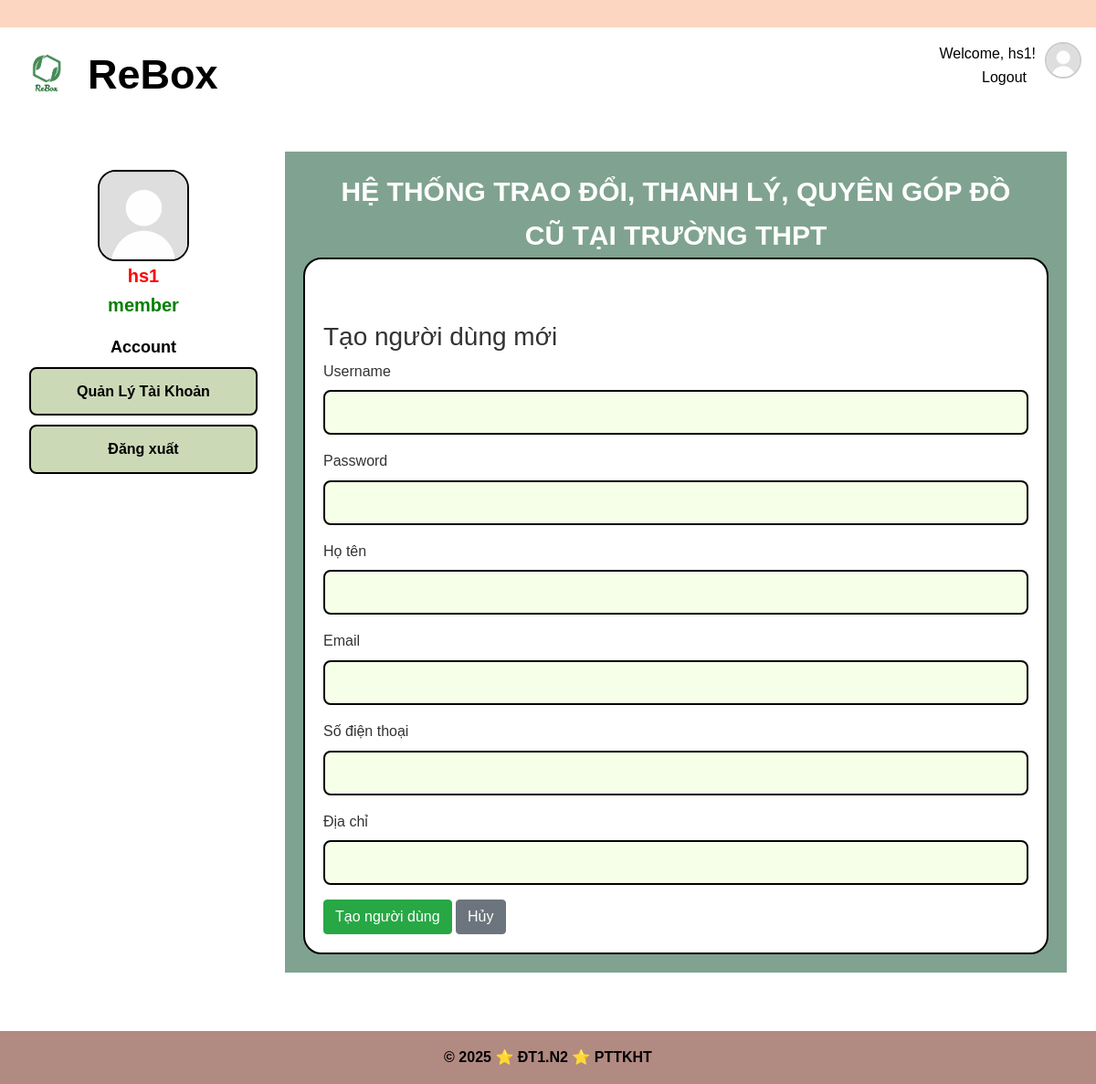
Page /create (signed in) on the committed database.
### app/models/user.py (models this page shows, shortened)
class User(UserMixin, csdl.Model):
    id = csdl.Column(csdl.Integer, primary_key=True)
    username = csdl.Column(csdl.String(50), unique=True, nullable=False)
    password  = csdl.Column(csdl.String(128), nullable=False)
    avatar = csdl.Column(csdl.Text, nullable = True)
    fullname = csdl.Column(csdl.String(120), nullable=False)
    date_of_birth = csdl.Column(csdl.Date, nullable = True)
    gender = csdl.Column(csdl.String(10), nullable = True)
    address = csdl.Column(csdl.Text, nullable = True)
    email = csdl.Column(csdl.String(120), unique=True, nullable=False)
    phone = csdl.Column(csdl.String(20), nullable=True) #co the null
    facebook = csdl.Column(csdl.Text, nullable =True)
    roles = csdl.relationship('Role', secondary='user_role', backref=csdl.backref('users', lazy='dynamic'))
    created_date = csdl.Column(csdl.DateTime, default=datetime.utcnow)  # Thêm dòng này
    def has_role(self, role_name):
        for role in self.roles:
            if role.name == role_name:
                return True
        return False
    def get_role(self):
        return ', '.join(role.name for role in self.roles)

### app/models/role.py (models this page shows)
class Role(csdl.Model):
    id = csdl.Column(csdl.Integer, primary_key=True)
    name = csdl.Column(csdl.String(50), unique=True, nullable=False)  # Tên vai trò: 'admin', 'user', ...

### app/userManagement/routes.py (the view, shortened to what this page needs)
@userManagement_blueprint.route('/create', methods=['GET', 'POST'])
def create_user():
    all_roles = Role.query.all()
    return render_template('userManagement/manage_user.html', action="Create", roles=all_roles)

### app/models/user.py (called while the page is built)
@login_manager.user_loader
def load_user(user_id): #luu ttin user by id da luu trong session login
    return User.query.get(int(user_id)) #doi tuong User chua ttin (username, pass,email, ...)

### app/userManagement/templates/userManagement/manage_user.html (shortened to what this page needs)
{% extends 'manageMenu.html' %} {% block ManagementContent %}
<div class="manager-user-frame">
   {% if action == "Create" %}
  <div class="mt-5">
    <h3>Tạo người dùng mới</h3>
    <form method="POST">
      <div class="mb-3">
        <label for="username" class="form-label">Username</label>
        <input
          type="text"
          class="form-control"
          id="username"
          name="username"
          required
        />
      </div>
      <div class="mb-3">
        <label for="password" class="form-label">Password</label>
        <input
          type="password"
          class="form-control"
          id="password"
          name="password"
          required
        />
      </div>
      <div class="mb-3">
        <label for="fullname" class="form-label">Họ tên</label>
        <input
          type="text"
          class="form-control"
          id="fullname"
          name="fullname"
          required
        />
      </div>
      <div class="mb-3">
        <label for="email" class="form-label">Email</label>
        <input
          type="email"
          class="form-control"
          id="email"
          name="email"
          required
        />
      </div>
      <div class="mb-3">
        <label for="phone" class="form-label">Số điện thoại</label>
        <input
          type="text"
          class="form-control"
          id="phone"
          name="phone"
          required
        />
      </div>
      <div class="mb-3">
        <label for="address" class="form-label">Địa chỉ</label>
        <input
          type="text"
          class="form-control"
          id="address"
          name="address"
          required
        />
      </div>
      <button type="submit" class="btn btn-success">Tạo người dùng</button>
      <a
        href="{{ url_for('userManagement.manage_user') }}"
        class="btn btn-secondary"
        >Hủy</a
      >
    </form>
  </div>
  {% endif %}
</div>
{% endblock %}

### app/templates/manageMenu.html (shortened to what this page needs)
{% extends 'base.html' %}
{% block extra_css %}
<link
  rel="stylesheet"
  href="{{ url_for('static', filename='css/admin.css') }}"
/>
<link
  rel="stylesheet"
  href="{{ url_for('static', filename='css/color.css') }}"
/>
{% endblock %}
{% block content %}
<div class="manageMenu">
  <div class="manageMenu-sidebar">
    <aside class="manageMenu-aside">
      <div class="admin-info">
        <img
          src="{{ user.avatar or url_for('static', filename='image/avatar.png') }}"
          alt="Avatar"
          width="100px"
          style="
            display: block;
            margin: 0 auto;
            border: 2px solid black;
            border-radius: 20px;
          "
        />
        <div style="text-align: center; font-size: 20px; font-weight: bold">
          <div style="color: red">{{ user.username }}</div>
          <div style="color: green">
            {{ user.get_role() if user and user.get_role() else 'Không có vai
            trò' }}
          </div>
        </div>
      </div>
      <nav class="manageMenu-nav">
        <h1>Account</h1>
        <ul>
          <li>
            <a href="{{ url_for('accountManagement.view_profile') }}">
              Quản Lý Tài Khoản
            </a>
          </li>
          <li>
            <a href="{{ url_for('auth.logout') }}"> Đăng xuất </a>
          </li>
        </ul>
      </nav>
    </aside>
  </div>
  <div class="manageMenu-content">
    <p
      style="
        text-align: center;
        font-size: 30px;
        color: white;
        font-weight: bold;
        padding-left: 30px;
        padding-right: 30px;
      "
    >
      HỆ THỐNG TRAO ĐỔI, THANH LÝ, QUYÊN GÓP ĐỒ CŨ TẠI TRƯỜNG THPT
    </p>
    {% block ManagementContent %}{% endblock %}
  </div>
</div>
{% endblock %}

### app/templates/base.html (shortened to what this page needs)
<!DOCTYPE html>
<html lang="vi-VN">
  <head>
    <link
      rel="stylesheet"
      href="https://cdn.jsdelivr.net/npm/bootstrap@4.0.0/dist/css/bootstrap.min.css"
    />
    <link
      rel="stylesheet"
      href="{{ url_for('static', filename='css/base.css') }}"
    />
    {% block extra_css %}{% endblock %}
  </head>
  <body>
    <header>
      <div class="top-bar"></div>
      <div class="header-logo">
        <div class="logo-image">
          <a href="{{ url_for('home.homepage') }}">
            <img
              src="{{ url_for('static', filename='image/logo.png') }}"
              alt="logo"
              style="width: 50px"
            />
          </a>
        </div>
        <div class="name-web">
          <p>ReBox</p>
        </div>
        <div class="select-login">
          <nav class="nav-select-login">
            {% if current_user.is_authenticated %}
            <p>Welcome, {{ current_user.username }}!</p>
            <a href="{{ url_for('auth.logout') }}">Logout</a>
            {% else %}
            <a href="{{ url_for('auth.login') }}">Login</a> |
            <a href="{{ url_for('auth.register') }}">Register</a> |
            <a href="{{ url_for('auth.adminLogin') }}">Admin</a>
            {% endif %}
          </nav>
        </div>
        <div class="dropdown">
          <a  id="avatarDropdown" data-bs-toggle="dropdown" aria-expanded="false">
            <img src="{{ user.avatar or url_for('static', filename='image/avatar.png') }}" alt="avatar" class="rounded-circle" width="40" height="40" style="object-fit: cover; border: 2px solid #ccc; margin-left: 10px; cursor: pointer;">
          </a>
        </div>
      </div>
    </header>
    <main>{% block content %} {% endblock %}</main>
    <footer>
      <div class="footer-content">
        <p>&copy; 2025 ⭐ ĐT1.N2 ⭐ PTTKHT</p>
      </div>
    </footer>
  </body>
</html>

### app/static/css/base.css (style rules this page uses)
:root { --topBar: var(--mau2); --header: white; --menu-bar-color: var(--mau4); --selected-menu-color: var(--mau3); --text-select-login: var(--mau6); --btn-search: var(--mau9); --btn-search-hover: var(--mau8); --footer-background: var(--mau6); --text-header: black; --text-login-register: black; --text-menu-login-register: black; --text-footer: white; --text-menu-home: white; --text-menu-home-hover: black; --text-menu-home-selected: black; --text-btn-search: white; --text-btn-search-hover: black; --mau1: #86946d; --mau2: #fdd6c2; --mau3: #ccd9b7; --mau4: #7fa390; --mau5: #b0e1e1; --mau6: #b18a81; --mau7: #d9c297; --mau8: #c4a289; --mau9: #7b544c; --mau20: #f6ffe7; }
* { margin: 0; padding: 0; box-sizing: border-box; }
p { margin-bottom: 0px !important; }
html, body { height: 100%; margin: 0; display: flex; flex-direction: column; }
body { font-family: "Arial", sans-serif; background-color: white; color: #333; line-height: 1.6; }
.logo-image { margin: 10px; }
.name-web { margin: 0 10px !important; font-size: 45px; font-weight: bold; }
.top-bar { height: 30px; background-color: var(--topBar); z-index: 999; }
header { display: table-row; }
.header-logo { display: flex; background-color: var(--header); color: var(--text-header); padding: 1rem; }
.select-login { margin-left: auto; text-align: right; color: var(--text-login-register); text-decoration: none; }
.nav-select-login a { color: var(--text-menu-login-register); margin: 0 10px; text-decoration: none; }
main { padding: 2rem; flex: 1; }
footer { background-color: var(--footer-background); color: var(--text-header); text-align: center; padding: 1rem; margin-top: 2rem; font-weight: bold; }
form input[type="text"], form input[type="password"], form input[type="email"], form input[type="date"] { width: 100%; padding: 12px 15px; border: 2px solid black; border-radius: 8px; font-size: 14px; transition: 0.3s; background-color: var(--mau20); }

### app/static/css/admin.css (style rules this page uses)
.manageMenu { display: flex; }
.admin-info { margin-top: 20px; background-color: white; }
.manageMenu-sidebar { width: 250px; background-color: white; margin-right: 30px; }
.manageMenu-content { flex: 1; background-color: var(--mau4); padding: 20px; }
.manageMenu-nav { margin-top: 20px; }
.manageMenu-nav ul { list-style: none; padding: 0; }
.manageMenu-nav li a { color: black !important; text-decoration: none; }
.manageMenu-nav li { border-radius: 8px; border: 2px solid black; margin: 10px 0; cursor: pointer; background-color: var(--mau3); padding: 12px 16px; transition: background-color 0.2s ease; text-align: center; font-weight: bold; }
.manageMenu-nav h1 { font-size: large; font-weight: bold; text-align: center; color: black; }
.manager-user-frame, .manager-post-frame { background-color: #fff; padding: 20px; border: 2px solid black; border-radius: 20px; }

### app/static/css/color.css (style rules this page uses)
:root { --sidebar-background: white; --user-info-background: var(--mau13); --profile-menu-li-hover-background: var(--mau4); --profile-menu-li-hover-color: white; --profile-menu-li-active-background: var(--mau3); --profile-menu-li-active-color: black; --accManagement-main-background: var(--mau4); --accManagement-tab-background: var(--mau13); --accManagement-tab-ul-hover-background: var(--mau4); --accManagement-tab-ul-hover-color: white; --profile-content-background: var(--mau13); --mau1: #86946d; --mau2: #fdd6c2; --mau3: #ccd9b7; --mau4: #7fa390; --mau5: #b0e1e1; --mau6: #b18a81; --mau7: #d9c297; --mau8: #c4a289; --mau9: #7b544c; --mau10: #f6f0eb; --mau11: #d6e1d1; --mau12: #241f1c; --mau13: #fff2e3; --mau14: #f6ffe7; }

### rows in the picture
User: username "hs1", avatar (placeholder picture)
Role: name "member"
